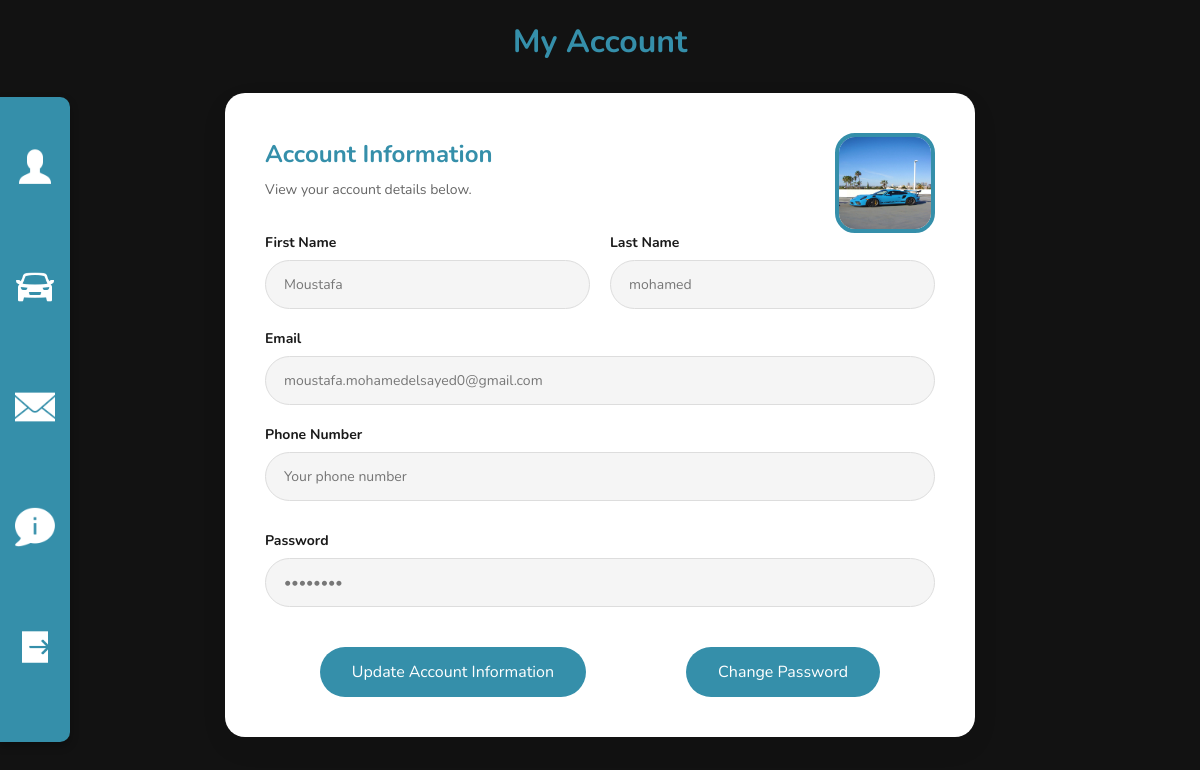
Page /profile.php (signed in) on the committed database.
### tables this page shows
CREATE TABLE `customers` (
  `CustomerID` int(11) NOT NULL,
  `FirstName` varchar(50) NOT NULL,
  `LastName` varchar(50) NOT NULL,
  `Email` varchar(100) NOT NULL,
  `PasswordHash` varchar(255) NOT NULL,
  `PhoneNumber` varchar(15) DEFAULT NULL,
  `Address` varchar(255) DEFAULT NULL,
  `City` varchar(100) DEFAULT NULL,
  `Country` varchar(100) DEFAULT NULL,
  `RegistrationDate` timestamp NOT NULL DEFAULT current_timestamp()
);

### profile.php (the view, shortened to what this page needs)
<?php
require_once 'db_connection.php';
$CustomerID = $_SESSION['CustomerID'];
$query = "SELECT FirstName, LastName, Email, phoneNumber FROM customers WHERE CustomerID = ?";
$stmt = $conn->prepare($query);
$stmt->bind_param("i", $CustomerID);
$stmt->execute();
$result = $stmt->get_result();
$user = $result->fetch_assoc();
?>
<!DOCTYPE html>
<html lang="en">
  <head>
  </head>
        <h1 style="text-align: center; margin-top: -20px; color: #358faa">
             My Account
        </h1>
  <body>
    <div class="sidebar">
      <nav class="nav">
        <a href="profile.php" title="My Profile">
          <img src="Photos/account.png" alt="My Account" />
        </a>
        <a href="Dashboard.php" title="Cars">
          <img src="Photos/car.png" alt="Cars" />
        </a>
        <a href="contacts.html" title="Contacts">
          <img src="Photos/mail.png" alt="Contact Us" />
        </a>
        <a href="./about_us.html" title="About Us">
          <img src="Photos/about.png" alt="About Us" />
        </a>
        <a href="./index.html" title="Log Out">
          <img src="Photos/logout.png" alt="Log Out" />
        </a>
      </nav>
    </div>
    <div class="container">
      <div class="form-section">
        <div class="account-header">
          <div>
            <h2>Account Information</h2>
            <p>View your account details below.</p>
          </div>
          <img src="Photos/911.jpeg" alt="Profile Photo" />
        </div>
        <form method="POST" action="profile.php">
          <div>
            <label for="first-name">First Name</label>
            <input type="text" id="first-name" name="first_name" placeholder="Your first name"
                   value="<?php echo htmlspecialchars($user['FirstName']); ?>" disabled>
          </div>
          <div>
            <label for="last-name">Last Name</label>
            <input type="text" id="last-name" name="last_name" placeholder="Your last name"
                   value="<?php echo htmlspecialchars($user['LastName']); ?>" disabled>
          </div>
          <div class="full-width">
            <label for="email">Email</label>
            <input type="email" id="email" name="email" placeholder="Your email address"
                   value="<?php echo htmlspecialchars($user['Email']); ?>" disabled>
          </div>
          <div class="full-width">
            <label for="phone_number">Phone Number</label>
            <input type="text" id="phone_number" name="phone_number" placeholder="Your phone number"
                   value="<?php echo htmlspecialchars($user['phoneNumber']); ?>" disabled>
          </div>
          <div class="password-display full-width">
            <label>Password</label>
            <input type="password" value="••••••••" disabled>
          </div>
          <div class="submit-btn">
            <button type="button" onclick="window.location.href='update_info.php'">Update Account Information</button>
            <button type="button" onclick="window.location.href='change_password.php'">Change Password</button>
          </div>
        </form>
      </div>
    </div>
  </body>
</html>

### profile.php (style rules this page uses)
* { box-sizing: border-box; margin: 0; padding: 0; font-family: "Nunito", sans-serif; }
body { background-color: #121212; color: #1a1a1a; padding: 40px; }
.sidebar { position: fixed; top: 12%; left: 0; width: 70px; height: 80%; background: linear-gradient(135deg, #358faa, #358faa); color: white; display: flex; flex-direction: column; align-items: center; border-radius: 0 10px 10px 0; box-shadow: 0 4px 8px rgba(0, 0, 0, 0.3); transition: width 0.3s; padding-top: 20px; z-index: 10; }
.nav a { text-decoration: none; margin: 10px 0; display: flex; padding-bottom: 50px; padding-top: 20px; justify-content: center; align-items: center; width: 100%; transition: transform 0.3s; }
.nav img { width: 40px; height: 40px; object-fit: contain; display: block; margin: auto; transition: transform 0.3s; }
.account-header { display: flex; justify-content: space-between; align-items: center; }
.account-header img { width: 100px; height: 100px; border-radius: 20px; object-fit: fill; margin-left: 20px; border: 4px solid #358faa; }
.container { display: flex; max-width: 750px; margin: 30px auto; background-color: #fff; border-radius: 20px; box-shadow: 0 10px 30px rgba(0, 0, 0, 0.05); overflow: hidden; }
.form-section { flex: 1; padding: 40px; }
.form-section h2 { color: #358faa; font-size: 24px; font-weight: 700; margin-bottom: 10px; }
.form-section p { color: #666; margin-bottom: 30px; font-size: 14px; }
form { display: grid; grid-template-columns: 1fr 1fr; gap: 20px; }
form .full-width { grid-column: 1 / -1; }
label { display: block; margin-bottom: 8px; font-weight: bold; font-size: 14px; }
input:disabled { background-color: #f5f5f5; color: #777; cursor: not-allowed; }
input, select { width: 100%; padding: 14px 18px; border: 1px solid #ddd; border-radius: 50px; outline: none; font-size: 14px; }
.submit-btn { grid-column: 1 / -1; display: flex; justify-content: center; margin-top: 20px; }
.submit-btn button { background-color: #358faa; color: white; border: none; padding: 14px 32px; font-size: 16px; border-radius: 30px; margin-top: 0px; cursor: pointer; transition: 0.3s; margin-right: 50px; margin-left: 50px; }
.password-display { margin-top: 10px; }

### rows in the picture
customers: first_name "Moustafa", last_name "mohamed", email "moustafa.mohamedelsayed0@gmail.com"
